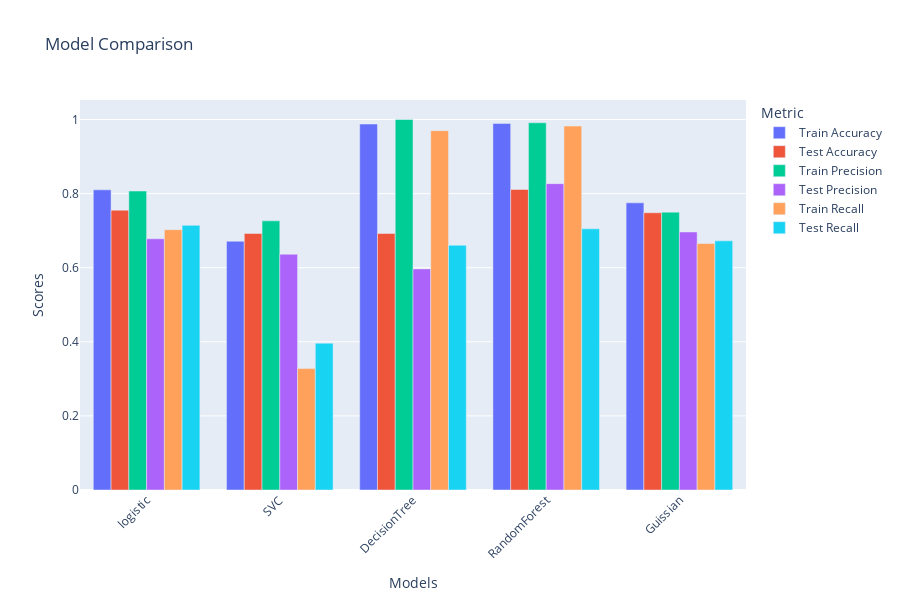

The notebook cell saved with this chart:
### Markdown cell above
This is very hard to View, 
Let's do some Visualization with Lovely Plotly

### Code cell
import pandas as pd
import plotly.express as px

def plot_model_comparisons(result_dict):
    metrics = []
    
    for model_name, results in result_dict.items():
        train_summary = results['training']
        test_summary = results['test']
        
        metrics.append({
            'Model': model_name,
            'Train Accuracy': train_summary['Accuracy'],
            'Test Accuracy': test_summary['Accuracy'],
            'Train Precision': train_summary['Precision'],
            'Test Precision': test_summary['Precision'],
            'Train Recall': train_summary['Recall'],
            'Test Recall': test_summary['Recall'],
        })
    
    metrics_df = pd.DataFrame(metrics)

    metrics_melted = metrics_df.melt(id_vars='Model', var_name='Metric', value_name='Score')

    fig = px.bar(metrics_melted, 
                 x='Model', 
                 y='Score', 
                 color='Metric', 
                 barmode='group',
                 title='Model Comparison',
                 labels={'Score': 'Scores', 'Model': 'Models'},
                 height=600)

    fig.update_layout(xaxis_tickangle=-45)
    fig.show()

plot_model_comparisons(result_dict)

### Figure 1 — Plotly figure (JSON) as saved in the notebook; plotly's stock layout.template omitted (floating-point values rounded to 4 significant figures)
{"data": [{"alignmentgroup": "True", "hovertemplate": "Metric=Train Accuracy<br>Models=%{x}<br>Scores=%{y}<extra></extra>", "legendgroup": "Train Accuracy", "marker": {"color": "#636efa", "pattern": {"shape": ""}}, "name": "Train Accuracy", "offsetgroup": "Train Accuracy", "orientation": "v", "showlegend": true, "textposition": "auto", "type": "bar", "x": [" logistic", " SVC", " DecisionTree", " RandomForest", " Guissian"], "xaxis": "x", "y": [0.8102, 0.6714, 0.9877, 0.9895, 0.775], "yaxis": "y"}, {"alignmentgroup": "True", "hovertemplate": "Metric=Test Accuracy<br>Models=%{x}<br>Scores=%{y}<extra></extra>", "legendgroup": "Test Accuracy", "marker": {"color": "#EF553B", "pattern": {"shape": ""}}, "name": "Test Accuracy", "offsetgroup": "Test Accuracy", "orientation": "v", "showlegend": true, "textposition": "auto", "type": "bar", "x": [" logistic", " SVC", " DecisionTree", " RandomForest", " Guissian"], "xaxis": "x", "y": [0.7552, 0.6923, 0.6923, 0.8112, 0.7483], "yaxis": "y"}, {"alignmentgroup": "True", "hovertemplate": "Metric=Train Precision<br>Models=%{x}<br>Scores=%{y}<extra></extra>", "legendgroup": "Train Precision", "marker": {"color": "#00cc96", "pattern": {"shape": ""}}, "name": "Train Precision", "offsetgroup": "Train Precision", "orientation": "v", "showlegend": true, "textposition": "auto", "type": "bar", "x": [" logistic", " SVC", " DecisionTree", " RandomForest", " Guissian"], "xaxis": "x", "y": [0.8069, 0.7264, 1, 0.9911, 0.75], "yaxis": "y"}, {"alignmentgroup": "True", "hovertemplate": "Metric=Test Precision<br>Models=%{x}<br>Scores=%{y}<extra></extra>", "legendgroup": "Test Precision", "marker": {"color": "#ab63fa", "pattern": {"shape": ""}}, "name": "Test Precision", "offsetgroup": "Test Precision", "orientation": "v", "showlegend": true, "textposition": "auto", "type": "bar", "x": [" logistic", " SVC", " DecisionTree", " RandomForest", " Guissian"], "xaxis": "x", "y": [0.678, 0.6364, 0.5968, 0.8269, 0.6964], "yaxis": "y"}, {"alignmentgroup": "True", "hovertemplate": "Metric=Train Recall<br>Models=%{x}<br>Scores=%{y}<extra></extra>", "legendgroup": "Train Recall", "marker": {"color": "#FFA15A", "pattern": {"shape": ""}}, "name": "Train Recall", "offsetgroup": "Train Recall", "orientation": "v", "showlegend": true, "textposition": "auto", "type": "bar", "x": [" logistic", " SVC", " DecisionTree", " RandomForest", " Guissian"], "xaxis": "x", "y": [0.7026, 0.3277, 0.9698, 0.9824, 0.6652], "yaxis": "y"}, {"alignmentgroup": "True", "hovertemplate": "Metric=Test Recall<br>Models=%{x}<br>Scores=%{y}<extra></extra>", "legendgroup": "Test Recall", "marker": {"color": "#19d3f3", "pattern": {"shape": ""}}, "name": "Test Recall", "offsetgroup": "Test Recall", "orientation": "v", "showlegend": true, "textposition": "auto", "type": "bar", "x": [" logistic", " SVC", " DecisionTree", " RandomForest", " Guissian"], "xaxis": "x", "y": [0.7143, 0.3962, 0.6607, 0.7049, 0.6724], "yaxis": "y"}], "layout": {"barmode": "group", "height": 600, "legend": {"title": {"text": "Metric"}, "tracegroupgap": 0}, "title": {"text": "Model Comparison"}, "xaxis": {"anchor": "y", "domain": [0, 1], "tickangle": -45, "title": {"text": "Models"}}, "yaxis": {"anchor": "x", "domain": [0, 1], "title": {"text": "Scores"}}}}
